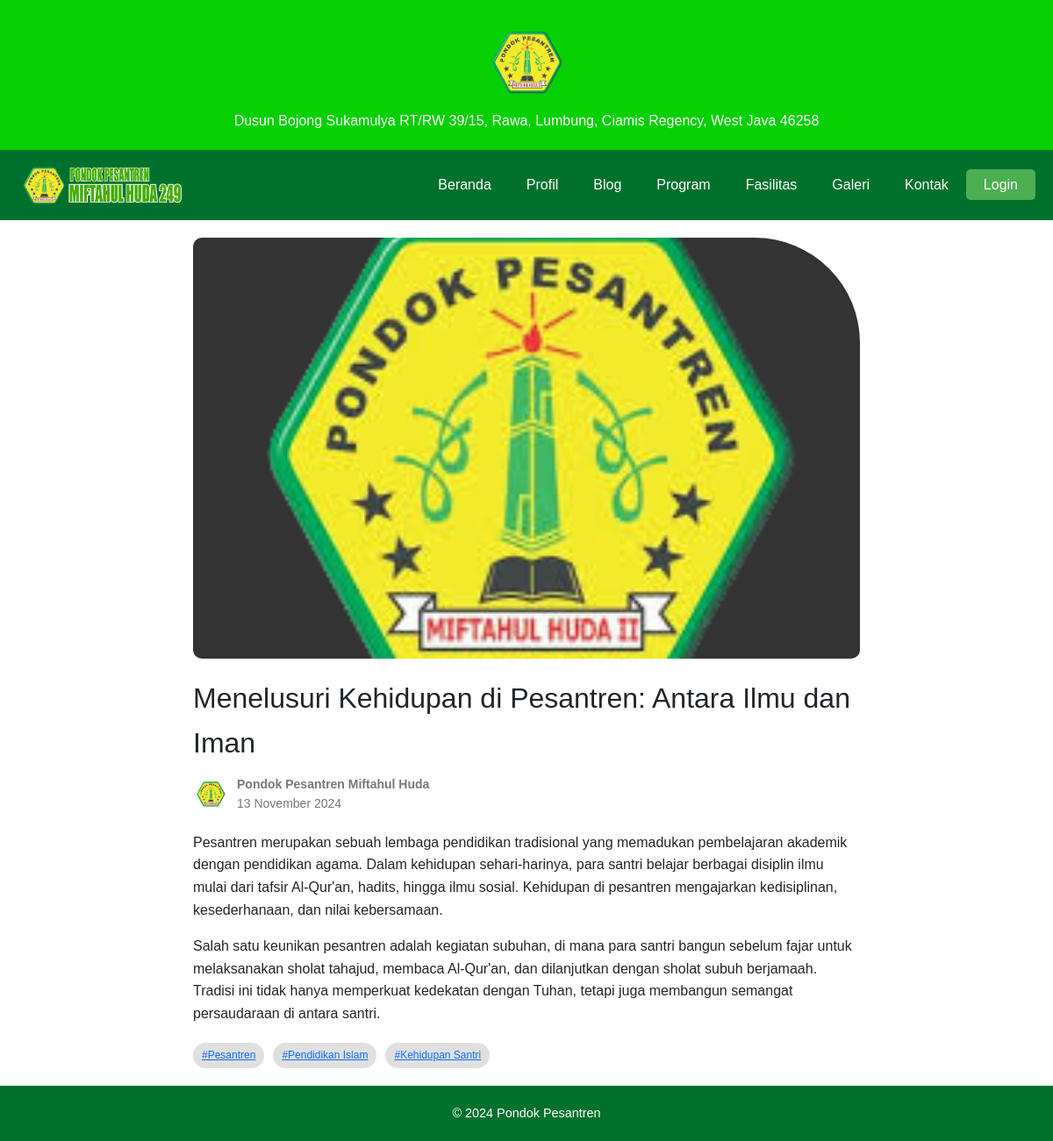
The app's page /blog.php?url=menelusuri-kehidupan-di-pesantren with its own data.
### tables this page shows
CREATE TABLE `tb_blog` (
  `id` int(11) NOT NULL,
  `judul` varchar(255) NOT NULL,
  `url` varchar(150) NOT NULL,
  `thumbnail` varchar(255) NOT NULL,
  `content` longtext NOT NULL,
  `tags` text NOT NULL,
  `tanggal_unggahan` datetime DEFAULT NULL,
  `user_id` int(11) NOT NULL
);

### blog_read.php (the view)
<?php include 'includes/koneksi.php'; ?>
<?php
$count = 0;
if (isset($_GET['url'])) {
    $url = $_GET['url'];
    $sql = "SELECT * FROM tb_blog WHERE url='$url'";
    $result = $conn->query($sql);
    if ($result && $result->num_rows > 0) {
        $count = $result->num_rows;
        $headline = $result->fetch_assoc();
        $headline['thumbnail'] = $headline['thumbnail'] ?: 'logo.png';
        $headline['tags'] = explode(",", $headline['tags']);
    }
} else {
    echo "<p>URL artikel tidak ditemukan.</p>";
}
?>
<?php if ($count > 0): ?>
<div class="container">
    <div class="image">
        <img src="assets/images/blog/<?= htmlspecialchars($headline['thumbnail']); ?>" alt="Image related to the blog post">
    </div>
    <div class="title"><?= htmlspecialchars($headline['judul']); ?></div>
    <div class="author">
        <img src="assets/images/logo.png" alt="Author's photo">
        <div class="author-info">
            <strong>Pondok Pesantren Miftahul Huda</strong><br>
            <?= date("d F Y", strtotime($headline['tanggal_unggahan'])); ?>
        </div>
    </div>
    <div class="post-content">
        <?= html_entity_decode($headline['content']); ?>
    </div>
    <div class="tags">
        <?php foreach ($headline['tags'] as $tag): if (trim($tag) !== ""): ?>
            <a href="blog.php?tag=<?= urlencode(substr(trim($tag), 1)); ?>" class="tag"><?= htmlspecialchars($tag); ?></a>
        <?php endif; endforeach; ?>
    </div>
</div>
<?php else: ?>
<p>Artikel tidak ditemukan.</p>
<?php endif; ?>

### assets/css/style.css (style rules this page uses)
body { font-family: "Poppins", sans-serif; }

### includes/header_blog.php (style rules this page uses)
body { font-family: Arial, sans-serif; margin: 0; padding: 0; line-height: 1.6; }
.container { max-width: 800px; margin: auto; padding: 20px; }
.title { font-size: 32px; margin-bottom: 10px; }
.author { display: flex; align-items: center; margin-bottom: 20px; }
.author img { border-radius: 50%; width: 40px; height: 40px; margin-right: 10px; }
.author-info { font-size: 14px; color: #777; }
.tags { display: flex; gap: 10px; margin-top: 20px; }
.tag { background-color: #e0e0e0; padding: 5px 10px; border-radius: 15px; font-size: 12px; }
.image { border-radius:10px 120px 10px 10px; background: #333; overflow:hidden; margin-bottom: 20px; }
.image img { transition:all .4s ease; object-fit:cover; width: 100%; height:60vh; border-radius: 10px; }

### records on screen
tb_blog: thumbnail (picture), judul "Menelusuri Kehidupan di Pesantren: Antara Ilmu dan Iman", tanggal_unggahan "13 November 2024", content "Pesantren merupakan sebuah lembaga pendidikan tradisional yang memadukan pembelajaran akademik dengan pendidikan agama. Dalam kehidupan sehari-harinya, para santri belajar berbagai disiplin ilmu mulai dari tafsir Al-Qur'an, hadits, hingga ilmu sosial. Kehidupan di pesantren mengajarkan kedisiplinan, kesederhanaan, dan nilai kebersamaan. Salah satu keunikan pesantren adalah kegiatan subuhan, di mana para santri bangun sebelum fajar untuk melaksanakan sholat tahajud, membaca Al-Qur'an, dan dilanjutkan dengan sholat subuh berjamaah. Tradisi ini tidak hanya memperkuat kedekatan dengan Tuhan, tetapi juga membangun semangat persaudaraan di antara santri."

### other values on screen
$tag "#Pesantren"
$tag "#Pendidikan Islam"
$tag "#Kehidupan Santri"
